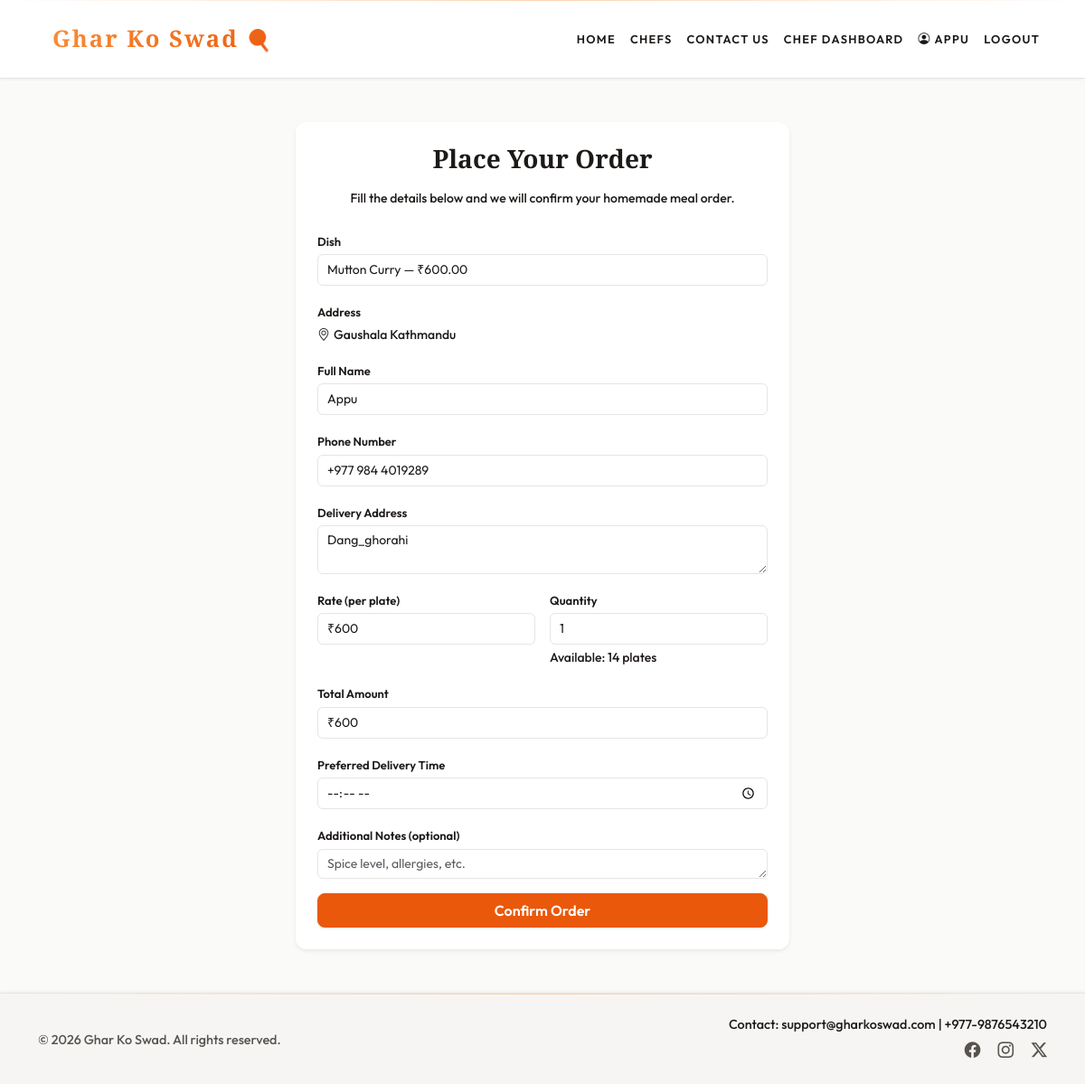
/order/?item=6 (signed in), run on the app's committed database.
### core/models.py (models this page shows, shortened)
class CustomUser(AbstractUser):
    USER_TYPE_CHOICES = (
        ('customer', 'Customer'),
        ('chef', 'Chef'),
    )
    username = None
    email = models.EmailField(unique=True)
    phone = models.CharField(max_length=15, blank=True)
    address = models.TextField(blank=True)
    user_type = models.CharField(max_length=10, choices=USER_TYPE_CHOICES, default='customer')
    speciality = models.CharField(max_length=200, blank=True, null=True)
    USERNAME_FIELD = 'email'
    REQUIRED_FIELDS = []
    objects = CustomUserManager()

class FoodItem(models.Model):
    CATEGORY_CHOICES = [
        ('rice', 'Rice'),
        ('veg', 'Veg'),
        ('non_veg', 'Non-veg'),
        ('sweets_mithai', 'Sweets (Mithai)'),
        ('breads', 'Breads'),
        ('sweets_desserts', 'Sweets & Desserts'),
        ('pickles_sides', 'Pickles & Side Dishes'),
        ('curries', 'Curries'),
        ('soups', 'Soups'),
        ('snacks', 'Snacks'),
        ('nepali', 'Nepali'),
        ('indian', 'Indian'),
        ('other', 'Other (add your own)'),
    ]
    AVAILABILITY_CHOICES = [
        ('daily', 'Daily'),
        ('weekdays', 'Weekdays Only'),
        ('weekends', 'Weekends Only'),
        ('custom', 'Custom'),
    ]
    chef = models.ForeignKey(settings.AUTH_USER_MODEL, on_delete=models.CASCADE, related_name='food_items')
    name = models.CharField(max_length=200)
    category = models.CharField(max_length=30, choices=CATEGORY_CHOICES, default='other')
    category_custom = models.CharField(max_length=100, blank=True, help_text='When category is Other, your own category name')
    price = models.DecimalField(max_digits=10, decimal_places=2)
    description = models.TextField(blank=True)
    image = models.ImageField(upload_to='food/%Y/%m/', blank=True, null=True)
    image_url = models.URLField(blank=True, max_length=500)
    servings_available = models.PositiveIntegerField(default=10)
    availability = models.CharField(max_length=20, choices=AVAILABILITY_CHOICES, default='daily')
    is_vegetarian = models.BooleanField(default=True)
    is_spicy = models.BooleanField(default=False)
    created_at = models.DateTimeField(auto_now_add=True)
    class Meta:
        ordering = ['-created_at']

### core/views.py (the view, shortened to what this page needs)
# urls.py: path('order/', views.order, name='order'),
def order(request):
    if not getattr(request.user, 'is_active', True):
        auth_logout(request)
        messages.error(request, 'Your account has been disabled. Please contact support.')
        return redirect('core:login')
    food_item = None
    item_id = request.GET.get('item') or (request.POST.get('food_item_id') if request.method == 'POST' else None)
    if item_id:
        try:
            food_item = FoodItem.objects.select_related('chef').get(id=int(item_id))
        except (ValueError, FoodItem.DoesNotExist):
            food_item = None
    order_name = ''
    order_phone = ''
    order_address = ''
    if request.user.is_authenticated:
        user = request.user
        order_name = (user.get_full_name() or user.first_name or user.email or '').strip()
        order_phone = getattr(user, 'phone', '') or ''
        order_address = getattr(user, 'address', '') or ''
    order_quantity = 1
    if food_item:
        available = max(0, food_item.servings_available or 0)
        if available <= 0:
            messages.error(request, 'This item is sold out and can no longer be ordered.')
            return redirect('core:index')
    return render(request, 'core/order.html', {
        'food_item': food_item,
        'order_name': order_name,
        'order_phone': order_phone,
        'order_address': order_address,
        'order_quantity': order_quantity,
    })

### core/context_processors.py (called while the page is built)
def user_profile(request):
    class ProfileRole:
        def __init__(self, role):
            self.role = role
    role = getattr(request.user, 'user_type', None) if request.user.is_authenticated else None
    return {'user_profile': ProfileRole(role) if role else None}

### templates/core/order.html (shortened to what this page needs)
{% extends 'base.html' %}
{% load static %}
{% block content %}
<section class="py-5">
    <div class="container">
        <div class="row justify-content-center">
            <div class="col-lg-6">
                <div class="card shadow-sm border-0">
                    <div class="card-body p-4">
                        <h1 class="h3 fw-bold mb-3 text-center">Place Your Order</h1>
                        <p class="text-muted small mb-4 text-center">Fill the details below and we will confirm your homemade meal order.</p>
                        <form method="post" action="{% url 'core:order' %}{% if food_item %}?item={{ food_item.id }}{% endif %}" id="orderForm">
                            {% if food_item %}
                            <div class="mb-3">
                                <label class="form-label">Dish</label>
                                <input type="text" class="form-control" value="{{ food_item.name }} — ₹{{ food_item.price }}" readonly>
                            </div>
                            {% if food_item.chef.address %}
                            <div class="mb-3">
                                <label class="form-label">Address</label>
                                <p class="text-muted small mb-0"><i class="bi bi-geo-alt me-1"></i>{{ food_item.chef.address }}</p>
                            </div>
                            {% endif %}
                            {% endif %}
                            <div class="mb-3">
                                <label class="form-label">Full Name</label>
                                <input type="text" class="form-control" name="name" id="orderName" placeholder="Your name" value="{{ order_name|default:'' }}" required>
                            </div>
                            <div class="mb-3">
                                <label class="form-label">Phone Number</label>
                                <input type="tel" class="form-control" name="phone" id="orderPhone" placeholder="+977-XXXXXXXXXX" value="{{ order_phone|default:'' }}" required>
                            </div>
                            <div class="mb-3">
                                <label class="form-label">Delivery Address</label>
                                <textarea class="form-control" name="address" id="orderAddress" rows="2" placeholder="House no, street, landmark, city" required>{{ order_address|default:'' }}</textarea>
                            </div>
                            <div class="row g-3 mb-3">
                                <div class="col-6">
                                    <label class="form-label">Rate (per plate)</label>
                                    <input type="text" class="form-control" id="orderRate" value="{% if food_item %}₹{{ food_item.price }}{% else %}₹180{% endif %}" readonly>
                                </div>
                                <div class="col-6">
                                    <label class="form-label">Quantity</label>
                                    <input
                                        type="number"
                                        class="form-control"
                                        name="quantity"
                                        id="orderQty"
                                        min="1"
                                        {% if food_item %}max="{{ food_item.servings_available }}"{% endif %}
                                        value="{{ order_quantity|default:1 }}"
                                    >
                                    {% if food_item %}
                                    <small class="text-muted small d-block mt-1">
                                        Available: {{ food_item.servings_available }} plate{{ food_item.servings_available|pluralize }}
                                    </small>
                                    {% endif %}
                                </div>
                            </div>
                            <div class="mb-3">
                                <label class="form-label">Total Amount</label>
                                <input type="text" class="form-control" id="orderTotal" value="{% if food_item %}₹{{ food_item.price }}{% else %}₹180{% endif %}" readonly>
                            </div>
                            <div class="mb-3">
                                <label class="form-label">Preferred Delivery Time</label>
                                <input type="time" class="form-control" name="delivery_time" id="orderTime">
                            </div>
                            <div class="mb-3">
                                <label class="form-label">Additional Notes (optional)</label>
                                <textarea class="form-control" name="notes" id="orderNotes" rows="1" placeholder="Spice level, allergies, etc."></textarea>
                            </div>
                            <div class="d-grid">
                                <button type="submit" class="btn btn-primary">Confirm Order</button>
                            </div>
                        </form>
                    </div>
                </div>
            </div>
        </div>
    </div>
</section>
{% endblock %}

### templates/base.html (shortened to what this page needs)
{% load static %}
<!DOCTYPE html>
<html lang="en">
<head>
    <link href="https://cdn.jsdelivr.net/npm/bootstrap@5.3.3/dist/css/bootstrap.min.css" rel="stylesheet">
    <link href="https://cdn.jsdelivr.net/npm/bootstrap-icons@1.11.3/font/bootstrap-icons.css" rel="stylesheet">
    <link rel="stylesheet" href="{% static 'premium.css' %}">
</head>
<body>
    <nav class="navbar navbar-expand-lg navbar-dark">
        <div class="container">
            <a class="navbar-brand fw-bold" href="{% url 'core:index' %}">Ghar Ko Swad</a>
            <div class="collapse navbar-collapse" id="navbarSupportedContent">
                <ul class="navbar-nav ms-auto mb-2 mb-lg-0">
                    <li class="nav-item"><a class="nav-link {% if request.resolver_match.url_name == 'index' %}active{% endif %}" href="{% url 'core:index' %}">Home</a></li>
                    <li class="nav-item"><a class="nav-link {% if request.resolver_match.url_name == 'chef_profile' %}active{% endif %}" href="{% url 'core:chef_profile' %}">Chefs</a></li>
                    <li class="nav-item"><a class="nav-link {% if request.resolver_match.url_name == 'contact' %}active{% endif %}" href="{% url 'core:contact' %}">Contact Us</a></li>
                    {% if user.is_authenticated and user_profile and user_profile.role == 'chef' %}
                    <li class="nav-item"><a class="nav-link {% if request.resolver_match.url_name == 'chef_dashboard' %}active{% endif %}" href="{% url 'core:chef_dashboard' %}">Chef Dashboard</a></li>
                    {% endif %}
                    {% if user.is_authenticated %}
                    <li class="nav-item"><span class="nav-link py-2"><i class="bi bi-person-circle me-1"></i>{% firstof user.get_full_name user.first_name user.email %}</span></li>
                    <li class="nav-item"><a class="nav-link" href="{% url 'core:logout' %}">Logout</a></li>
                    {% else %}
                    <li class="nav-item"><a class="nav-link {% if request.resolver_match.url_name == 'login' %}active{% endif %}" href="{% url 'core:login' %}">Login</a></li>
                    {% endif %}
                </ul>
            </div>
        </div>
    </nav>
    {% block content %}{% endblock %}
    <footer class="py-4 mt-auto">
        <div class="container">
            <div class="row gy-3 align-items-center">
                <div class="col-md-6">
                    <small class="text-muted">© <span id="year"></span> Ghar Ko Swad. All rights reserved.</small>
                </div>
                <div class="col-md-6 text-md-end">
                    <small class="d-block">Contact: support@gharkoswad.com | +977-9876543210</small>
                    <div class="mt-1">
                        <a href="#" class="text-muted me-3"><i class="bi bi-facebook"></i></a>
                        <a href="#" class="text-muted me-3"><i class="bi bi-instagram"></i></a>
                        <a href="#" class="text-muted"><i class="bi bi-twitter-x"></i></a>
                    </div>
                </div>
            </div>
        </div>
    </footer>
</body>
</html>

### data on the page
CustomUser: first_name+last_name "APPU", phone "+977 984 4019289", address "Dang_ghorahi"
FoodItem: name "Mutton Curry — ₹600.00", chef.address "Gaushala Kathmandu", price "₹600", quantity "1", servings_available "14"
